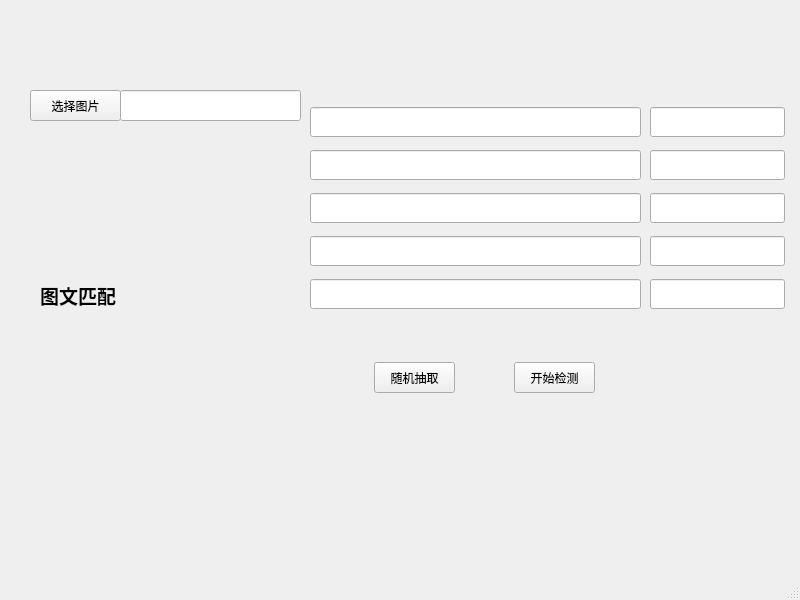
<?xml version="1.0" encoding="UTF-8"?>
<ui version="4.0">
 <class>MainWindow</class>
 <widget class="QMainWindow" name="MainWindow">
  <property name="geometry">
   <rect>
    <x>0</x>
    <y>0</y>
    <width>800</width>
    <height>600</height>
   </rect>
  </property>
  <property name="minimumSize">
   <size>
    <width>80</width>
    <height>30</height>
   </size>
  </property>
  <property name="windowTitle">
   <string>MainWindow</string>
  </property>
  <widget class="QWidget" name="centralwidget">
   <widget class="QPushButton" name="pushButton">
    <property name="geometry">
     <rect>
      <x>30</x>
      <y>90</y>
      <width>91</width>
      <height>31</height>
     </rect>
    </property>
    <property name="text">
     <string>选择图片</string>
    </property>
   </widget>
   <widget class="QLabel" name="label">
    <property name="geometry">
     <rect>
      <x>40</x>
      <y>160</y>
      <width>241</width>
      <height>271</height>
     </rect>
    </property>
    <property name="text">
     <string>&lt;html&gt;&lt;head/&gt;&lt;body&gt;&lt;p&gt;&lt;span style=&quot; font-size:14pt; font-weight:600;&quot;&gt;图文匹配&lt;/span&gt;&lt;/p&gt;&lt;/body&gt;&lt;/html&gt;</string>
    </property>
   </widget>
   <widget class="QLineEdit" name="lineEdit">
    <property name="geometry">
     <rect>
      <x>120</x>
      <y>90</y>
      <width>181</width>
      <height>31</height>
     </rect>
    </property>
   </widget>
   <widget class="QPushButton" name="pushButton_2">
    <property name="geometry">
     <rect>
      <x>374</x>
      <y>362</y>
      <width>81</width>
      <height>31</height>
     </rect>
    </property>
    <property name="text">
     <string>随机抽取</string>
    </property>
   </widget>
   <widget class="QPushButton" name="pushButton_3">
    <property name="geometry">
     <rect>
      <x>514</x>
      <y>362</y>
      <width>81</width>
      <height>31</height>
     </rect>
    </property>
    <property name="text">
     <string>开始检测</string>
    </property>
   </widget>
   <widget class="QWidget" name="">
    <property name="geometry">
     <rect>
      <x>310</x>
      <y>100</y>
      <width>331</width>
      <height>221</height>
     </rect>
    </property>
    <layout class="QVBoxLayout" name="verticalLayout">
     <item>
      <widget class="QLineEdit" name="lineEdit_2">
       <property name="minimumSize">
        <size>
         <width>100</width>
         <height>30</height>
        </size>
       </property>
      </widget>
     </item>
     <item>
      <widget class="QLineEdit" name="lineEdit_3">
       <property name="minimumSize">
        <size>
         <width>0</width>
         <height>30</height>
        </size>
       </property>
      </widget>
     </item>
     <item>
      <widget class="QLineEdit" name="lineEdit_4">
       <property name="minimumSize">
        <size>
         <width>0</width>
         <height>30</height>
        </size>
       </property>
      </widget>
     </item>
     <item>
      <widget class="QLineEdit" name="lineEdit_5">
       <property name="minimumSize">
        <size>
         <width>0</width>
         <height>30</height>
        </size>
       </property>
      </widget>
     </item>
     <item>
      <widget class="QLineEdit" name="lineEdit_6">
       <property name="minimumSize">
        <size>
         <width>0</width>
         <height>30</height>
        </size>
       </property>
      </widget>
     </item>
    </layout>
   </widget>
   <widget class="QWidget" name="">
    <property name="geometry">
     <rect>
      <x>650</x>
      <y>100</y>
      <width>135</width>
      <height>221</height>
     </rect>
    </property>
    <layout class="QVBoxLayout" name="verticalLayout_2">
     <item>
      <widget class="QLineEdit" name="lineEdit_7">
       <property name="minimumSize">
        <size>
         <width>0</width>
         <height>30</height>
        </size>
       </property>
      </widget>
     </item>
     <item>
      <widget class="QLineEdit" name="lineEdit_8">
       <property name="minimumSize">
        <size>
         <width>0</width>
         <height>30</height>
        </size>
       </property>
      </widget>
     </item>
     <item>
      <widget class="QLineEdit" name="lineEdit_9">
       <property name="minimumSize">
        <size>
         <width>0</width>
         <height>30</height>
        </size>
       </property>
      </widget>
     </item>
     <item>
      <widget class="QLineEdit" name="lineEdit_10">
       <property name="minimumSize">
        <size>
         <width>0</width>
         <height>30</height>
        </size>
       </property>
      </widget>
     </item>
     <item>
      <widget class="QLineEdit" name="lineEdit_11">
       <property name="minimumSize">
        <size>
         <width>0</width>
         <height>30</height>
        </size>
       </property>
      </widget>
     </item>
    </layout>
   </widget>
  </widget>
  <widget class="QStatusBar" name="statusbar"/>
 </widget>
 <resources/>
 <connections/>
</ui>
